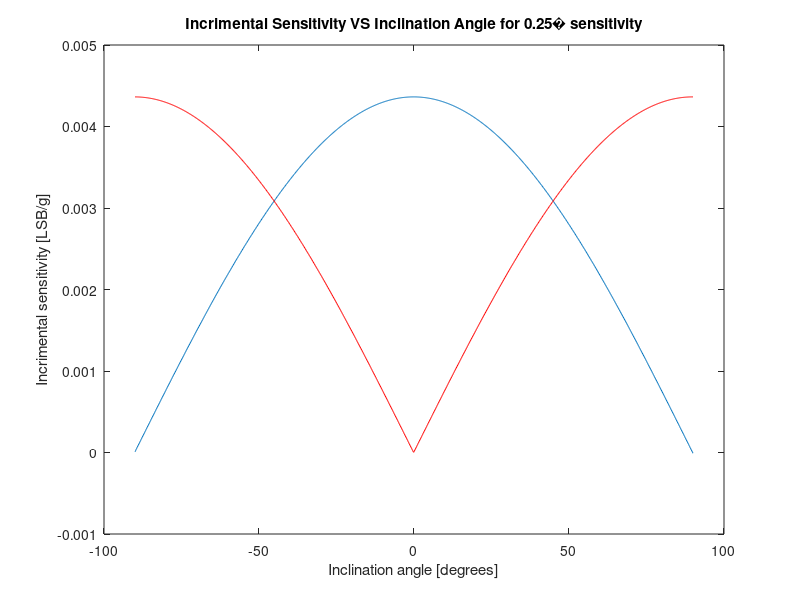

This chart was generated by the following MATLAB code: (Note: this script raises an error after producing the figure.)
alpha = 0.25;

x1 = linspace(-90,90,1000);
y11 = sin((x1+alpha)*pi/180) - sin(x1*pi/180);
y12 = abs(cos((x1+alpha)*pi/180) - cos(x1*pi/180));

x2 = linspace(-90,-80,1000);
y2 = sin((x2+alpha)*pi/180) - sin(x2*pi/180);

x3 = linspace(90,80,1000);
y3 = sin(x3*pi/180);


% subplot(2, 3, [1 2 4 5])   %2 x 2 to the left
plot(x1,y11);
hold on;
plot(x1,y12,Color="red");
xlabel('Inclination angle [degrees]')
ylabel('Incrimental sensitivity [LSB/g]')
title(['Incrimental Sensitivity VS Inclination Angle for 0.25' char(176) ' sensitivity']);
yline(3.0853e-3,LineStyle="--");
legend("sin(x)", "cos(x)","Decision margin");


% subplot(2, 3, 3)           %1 x 1 top right
% plot(x2,y2);
% xlabel('Inclination angle [degrees]')
% ylabel('Incrimental sensitivity [LSB/g]')
% 
% 
% subplot(2, 3, 6)           %1 x 1 bottom right
% plot(x3,y3);
% xlabel('Inclination angle [degrees]')
% ylabel('Incrimental sensitivity [LSB/g]')

